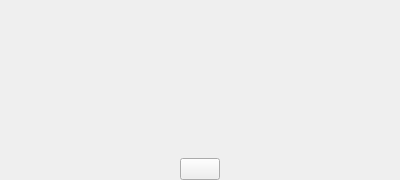
<?xml version="1.0" encoding="UTF-8"?>
<ui version="4.0">
 <class>InfoWidget</class>
 <widget class="QWidget" name="InfoWidget">
  <property name="geometry">
   <rect>
    <x>0</x>
    <y>0</y>
    <width>400</width>
    <height>180</height>
   </rect>
  </property>
  <property name="maximumSize">
   <size>
    <width>16777215</width>
    <height>16777215</height>
   </size>
  </property>
  <property name="windowTitle">
   <string>Form</string>
  </property>
  <property name="styleSheet">
   <string notr="true">QPushButton {
	text-transform: uppercase;
}</string>
  </property>
  <layout class="QVBoxLayout" name="verticalLayout">
   <property name="spacing">
    <number>20</number>
   </property>
   <property name="leftMargin">
    <number>0</number>
   </property>
   <property name="topMargin">
    <number>0</number>
   </property>
   <property name="rightMargin">
    <number>0</number>
   </property>
   <property name="bottomMargin">
    <number>0</number>
   </property>
   <item>
    <layout class="QHBoxLayout" name="horizontalLayout">
     <item>
      <spacer name="horizontalSpacer">
       <property name="orientation">
        <enum>Qt::Horizontal</enum>
       </property>
       <property name="sizeHint" stdset="0">
        <size>
         <width>40</width>
         <height>20</height>
        </size>
       </property>
      </spacer>
     </item>
     <item>
      <widget class="IconLabel" name="label_icon">
       <property name="minimumSize">
        <size>
         <width>48</width>
         <height>48</height>
        </size>
       </property>
       <property name="maximumSize">
        <size>
         <width>48</width>
         <height>48</height>
        </size>
       </property>
       <property name="text">
        <string/>
       </property>
       <property name="pixmap">
        <pixmap resource="../rc/resources.qrc">:/icons/images/material/info_outline.svg</pixmap>
       </property>
       <property name="scaledContents">
        <bool>true</bool>
       </property>
       <property name="color" stdset="0">
        <color>
         <red>38</red>
         <green>142</green>
         <blue>212</blue>
        </color>
       </property>
      </widget>
     </item>
     <item>
      <spacer name="horizontalSpacer_2">
       <property name="orientation">
        <enum>Qt::Horizontal</enum>
       </property>
       <property name="sizeHint" stdset="0">
        <size>
         <width>40</width>
         <height>20</height>
        </size>
       </property>
      </spacer>
     </item>
    </layout>
   </item>
   <item>
    <layout class="QHBoxLayout" name="horizontalLayout_3">
     <item>
      <spacer name="horizontalSpacer_5">
       <property name="orientation">
        <enum>Qt::Horizontal</enum>
       </property>
       <property name="sizeHint" stdset="0">
        <size>
         <width>40</width>
         <height>20</height>
        </size>
       </property>
      </spacer>
     </item>
     <item>
      <widget class="QLabel" name="label_message">
       <property name="sizePolicy">
        <sizepolicy hsizetype="Expanding" vsizetype="Expanding">
         <horstretch>0</horstretch>
         <verstretch>0</verstretch>
        </sizepolicy>
       </property>
       <property name="minimumSize">
        <size>
         <width>0</width>
         <height>0</height>
        </size>
       </property>
       <property name="maximumSize">
        <size>
         <width>16777215</width>
         <height>16777215</height>
        </size>
       </property>
       <property name="text">
        <string/>
       </property>
       <property name="textFormat">
        <enum>Qt::RichText</enum>
       </property>
       <property name="alignment">
        <set>Qt::AlignCenter</set>
       </property>
       <property name="wordWrap">
        <bool>true</bool>
       </property>
      </widget>
     </item>
     <item>
      <spacer name="horizontalSpacer_6">
       <property name="orientation">
        <enum>Qt::Horizontal</enum>
       </property>
       <property name="sizeHint" stdset="0">
        <size>
         <width>40</width>
         <height>20</height>
        </size>
       </property>
      </spacer>
     </item>
    </layout>
   </item>
   <item>
    <layout class="QHBoxLayout" name="horizontalLayout_2">
     <item>
      <spacer name="horizontalSpacer_3">
       <property name="orientation">
        <enum>Qt::Horizontal</enum>
       </property>
       <property name="sizeHint" stdset="0">
        <size>
         <width>40</width>
         <height>20</height>
        </size>
       </property>
      </spacer>
     </item>
     <item>
      <widget class="QPushButton" name="button_ok">
       <property name="sizePolicy">
        <sizepolicy hsizetype="Preferred" vsizetype="Preferred">
         <horstretch>0</horstretch>
         <verstretch>0</verstretch>
        </sizepolicy>
       </property>
       <property name="cursor">
        <cursorShape>PointingHandCursor</cursorShape>
       </property>
       <property name="text">
        <string/>
       </property>
      </widget>
     </item>
     <item>
      <spacer name="horizontalSpacer_4">
       <property name="orientation">
        <enum>Qt::Horizontal</enum>
       </property>
       <property name="sizeHint" stdset="0">
        <size>
         <width>40</width>
         <height>20</height>
        </size>
       </property>
      </spacer>
     </item>
    </layout>
   </item>
  </layout>
 </widget>
 <customwidgets>
  <customwidget>
   <class>IconLabel</class>
   <extends>QLabel</extends>
   <header>guardata.client.gui.custom_widgets</header>
  </customwidget>
 </customwidgets>
 <resources>
  <include location="../rc/resources.qrc"/>
 </resources>
 <connections/>
</ui>
